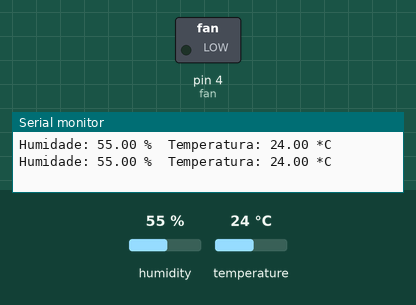
This sketch was run on a simulated Arduino Uno, built with avr-gcc and run on an emulated ATmega328P. On the bench: switched loads named in the sketch (green lamp = pin HIGH), the last lines printed to the serial monitor. The inputs (shaded band) are chosen by the test bench; at power-on: humidity 55 %, temperature 24 °C.

Above: at 4.8 s.
4.9 s: humidity set to 59 %
7.9 s: humidity set to 62 %
At 9.1 s:
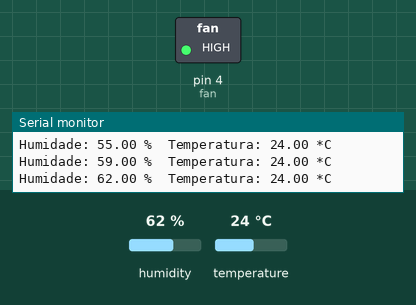
10.9 s: humidity set to 22 %
At 12.6 s:
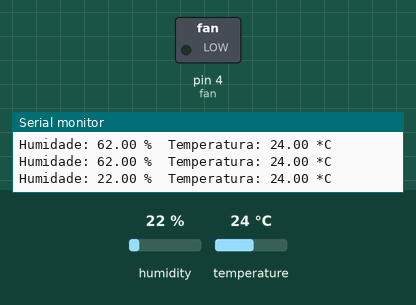
13.9 s: humidity set to 68 %
At 14.3 s:
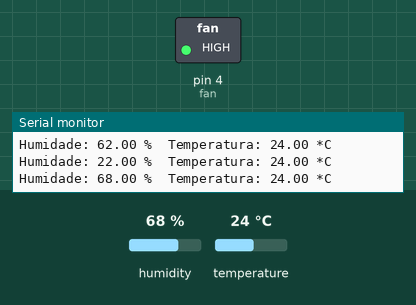
Timing chart, 0 to 16.9 s (numbered marks = the images above; inputs shaded):
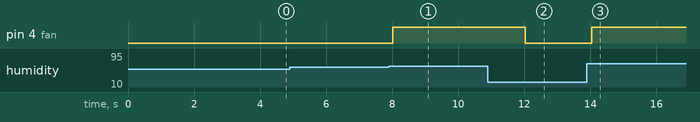

The sketch:

SensorHumidade.ino
```cpp
#include "DHT.h"

#define DHTPIN 2     // what pin we're connected to
#define DHTTYPE DHT22   // DHT 22  (AM2302)
#define fan 4

int maxHum = 60;
int maxTemp = 40;

DHT dht(DHTPIN, DHTTYPE);

void setup() {
  pinMode(fan, OUTPUT);
  Serial.begin(9600);
  dht.begin();
}

void loop() {
  // Wait a few seconds between measurements.
  delay(2000);

  // Reading temperature or humidity takes about 250 milliseconds!
  // Sensor readings may also be up to 2 seconds 'old' (its a very slow sensor)
  float h = dht.readHumidity();
  // Read temperature as Celsius
  float t = dht.readTemperature();

  // Check if any reads failed and exit early (to try again).
  if (isnan(h) || isnan(t)) {
    Serial.println("Failed to read from DHT sensor!");
    return;
  }

  if(h > maxHum || t > maxTemp) {
      digitalWrite(fan, HIGH);
  } else {
     digitalWrite(fan, LOW);
  }

  Serial.print("Humidade: ");
  Serial.print(h);
  Serial.print(" %\t");
  Serial.print("Temperatura: ");
  Serial.print(t);
  Serial.println(" *C ");

}
```

Measured:
- the behaviour switches between 60 and 61 % on humidity (found by bisection; images 0 and 1)
- after the input at 7.9 s, pin 4 (fan): LOW → HIGH after 0.12 s
- after the input at 10.9 s, pin 4 (fan): HIGH → LOW after 1.1 s
- after the input at 13.9 s, pin 4 (fan): LOW → HIGH after 0.14 s
